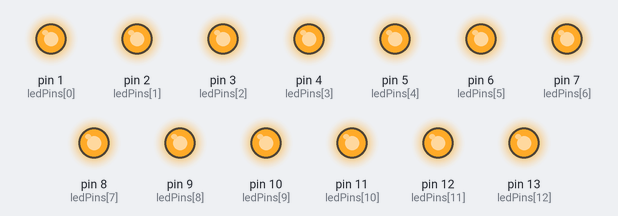
This sketch was run on a simulated Arduino Uno, built with avr-gcc and run on an emulated ATmega328P. Shown: output pins drawn as LEDs (lit = HIGH).

Above: at 0.2 s.
At 2.35 s:
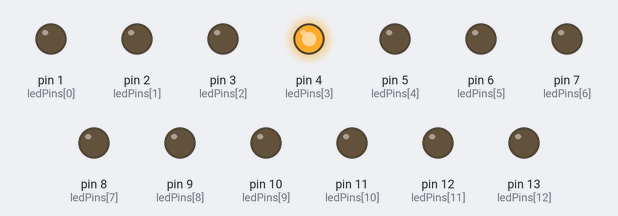
At 3.15 s:
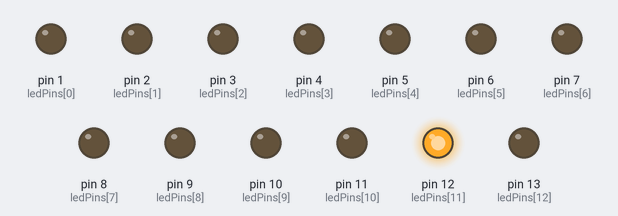
At 4.55 s:
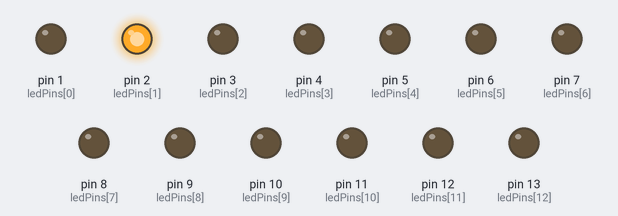
At 6.75 s:
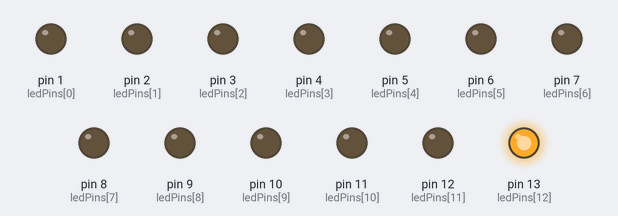
At 9.1 s:
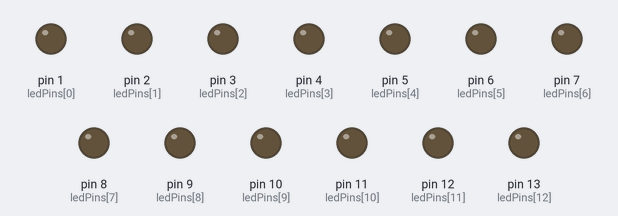
Timing chart, 0 to 10.3 s (numbered marks = the images above):
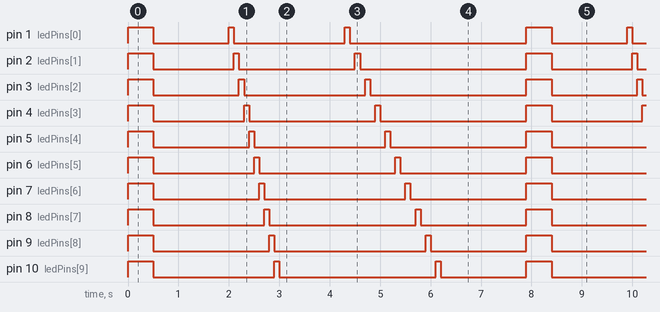

The sketch:

ledfor.ino
```cpp
// Define the pins for the LEDs
const int ledPins[] = {1,2, 3, 4, 5, 6, 7, 8, 9, 10, 11, 12, 13};
const int numLeds = sizeof(ledPins) / sizeof(ledPins[0]);

void setup() {
  // Initialize all LED pins as outputs
  for (int i = 0; i < numLeds; i++) {
    pinMode(ledPins[i], OUTPUT);
  }
}

void loop() {
  allBlink();
  delay(1000); // Delay between sequences

  cascading();
  delay(1000); // Delay between sequences

  chasing();
  delay(1000); // Delay between sequences
}

// Function to blink all LEDs together
void allBlink() {
  for (int i = 0; i < numLeds; i++) {
    digitalWrite(ledPins[i], HIGH);
  }
  delay(500); // Duration LEDs are on
  for (int i = 0; i < numLeds; i++) {
    digitalWrite(ledPins[i], LOW);
  }
  delay(500); // Duration LEDs are off
}

// Function to create a cascading effect
void cascading() {
  for (int i = 0; i < numLeds; i++) {
    digitalWrite(ledPins[i], HIGH);
    delay(100); // Adjust the delay time to change the speed of the cascade
    digitalWrite(ledPins[i], LOW);
  }
}

// Function to create a chasing effect
void chasing() {
  for (int i = 0; i < numLeds; i++) {
    digitalWrite(ledPins[i], HIGH);
    delay(100); // Adjust the delay time to change the speed of the chase
    digitalWrite(ledPins[i], LOW);
    delay(100); // Delay between turning off one LED and turning on the next
  }
}
```

Measured:
- by itself, pin 1 (ledPins[0]): repeats every 7.9 s: LOW 1.5 s, HIGH 0.10 s, LOW 2.2 s, HIGH 0.10 s, LOW 3.5 s, HIGH 0.50 s
- by itself, pin 2 (ledPins[1]): repeats every 7.9 s: LOW 1.6 s, HIGH 0.10 s, LOW 2.3 s, HIGH 0.10 s, LOW 3.3 s, HIGH 0.50 s
- by itself, pin 3 (ledPins[2]): repeats every 7.9 s: LOW 1.7 s, HIGH 0.10 s, LOW 2.4 s, HIGH 0.10 s, LOW 3.1 s, HIGH 0.50 s
- by itself, pin 4 (ledPins[3]): repeats every 7.9 s: LOW 1.8 s, HIGH 0.10 s, LOW 2.5 s, HIGH 0.10 s, LOW 2.9 s, HIGH 0.50 s
- by itself, pin 5 (ledPins[4]): repeats every 7.9 s: LOW 1.9 s, HIGH 0.10 s, LOW 2.6 s, HIGH 0.10 s, LOW 2.7 s, HIGH 0.50 s
- by itself, pin 6 (ledPins[5]): repeats every 7.9 s: LOW 2.0 s, HIGH 0.10 s, LOW 2.7 s, HIGH 0.10 s, LOW 2.5 s, HIGH 0.50 s
- by itself, pin 7 (ledPins[6]): repeats every 7.9 s: LOW 2.1 s, HIGH 0.10 s, LOW 2.8 s, HIGH 0.10 s, LOW 2.3 s, HIGH 0.50 s
- by itself, pin 8 (ledPins[7]): repeats every 7.9 s: LOW 2.2 s, HIGH 0.10 s, LOW 2.9 s, HIGH 0.10 s, LOW 2.1 s, HIGH 0.50 s
